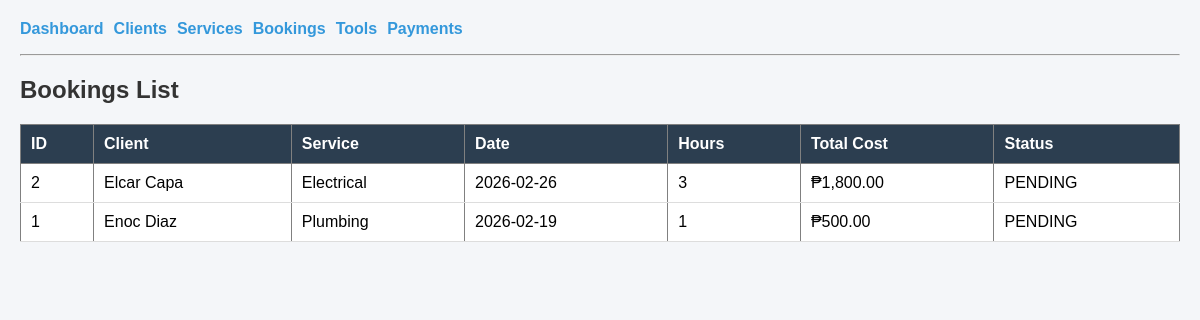
The app's page /pages/bookings_list.php with its own data.
### tables this page shows
CREATE TABLE `bookings` (
  `booking_id` int(11) NOT NULL,
  `client_id` int(11) NOT NULL,
  `service_id` int(11) NOT NULL,
  `booking_date` date NOT NULL,
  `hours` int(11) NOT NULL DEFAULT 1,
  `hourly_rate_snapshot` decimal(10,2) NOT NULL DEFAULT 0.00,
  `total_cost` decimal(10,2) NOT NULL DEFAULT 0.00,
  `status` varchar(30) NOT NULL DEFAULT 'PENDING',
  `created_at` timestamp NOT NULL DEFAULT current_timestamp()
);

CREATE TABLE `clients` (
  `client_id` int(11) NOT NULL,
  `full_name` varchar(150) NOT NULL,
  `email` varchar(150) NOT NULL,
  `phone` varchar(50) DEFAULT NULL,
  `address` varchar(255) DEFAULT NULL,
  `created_at` timestamp NOT NULL DEFAULT current_timestamp()
);

CREATE TABLE `services` (
  `service_id` int(11) NOT NULL,
  `service_name` varchar(150) NOT NULL,
  `description` text DEFAULT NULL,
  `hourly_rate` decimal(10,2) NOT NULL DEFAULT 0.00,
  `is_active` tinyint(1) NOT NULL DEFAULT 1,
  `created_at` timestamp NOT NULL DEFAULT current_timestamp()
);

### pages/bookings_list.php (the view, shortened to what this page needs)
<?php
include "../db.php";
$sql = "SELECT b.*, c.full_name, s.service_name
        FROM bookings b
        JOIN clients c ON b.client_id = c.client_id
        JOIN services s ON b.service_id = s.service_id
        ORDER BY b.booking_id DESC";
$result = mysqli_query($conn, $sql);
?>
<!doctype html>
<html>
<head>
    <link rel="stylesheet" href="../style.css">
</head>
<body>
<?php include "../nav.php"; ?>
<h2>Bookings List</h2>
<table border="1" cellpadding="8">
<tr>
    <th>ID</th>
    <th>Client</th>
    <th>Service</th>
    <th>Date</th>
    <th>Hours</th>
    <th>Total Cost</th>
    <th>Status</th>
</tr>
<?php while($row = mysqli_fetch_assoc($result)): ?>
<tr>
    <td><?php echo $row['booking_id']; ?></td>
    <td><?php echo $row['full_name']; ?></td>
    <td><?php echo $row['service_name']; ?></td>
    <td><?php echo $row['booking_date']; ?></td>
    <td><?php echo $row['hours']; ?></td>
    <td>₱<?php echo number_format($row['total_cost'],2); ?></td>
    <td><?php echo $row['status']; ?></td>
</tr>
<?php endwhile; ?>
</table>
</body>
</html>

### nav.php (shortened to what this page needs)
<div style="display:flex; gap:10px; flex-wrap:wrap; margin-bottom:16px;">
  <a href="/Gonzales_Assess/index.php">Dashboard</a>
  <a href="/Gonzales_Assess/pages/clients_list.php">Clients</a>
  <a href="/Gonzales_Assess/pages/services_list.php">Services</a>
  <a href="/Gonzales_Assess/pages/bookings_list.php">Bookings</a>
  <a href="/Gonzales_Assess/pages/tools_list_assign.php">Tools</a>
  <a href="/Gonzales_Assess/pages/payments_list.php">Payments</a>
</div>
<hr>

### style.css (style rules this page uses)
body { font-family: Arial, sans-serif; background-color: #f4f6f9; margin: 20px; }
h2 { color: #333; }
table { width: 100%; border-collapse: collapse; background: white; }
table th { background-color: #2c3e50; color: white; padding: 10px; text-align: left; }
table td { padding: 10px; border-bottom: 1px solid #ddd; }
a { text-decoration: none; color: #3498db; font-weight: bold; }

### records on screen
bookings: booking_id "2", client.full_name "Elcar Capa", service.service_name "Electrical", booking_date "2026-02-26", hours "3", total_cost "1,800.00", status "PENDING"
bookings: booking_id "1", client.full_name "Enoc Diaz", service.service_name "Plumbing", booking_date "2026-02-19", hours "1", total_cost "500.00", status "PENDING"
